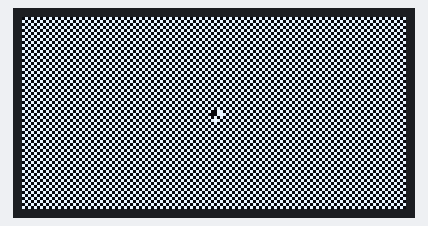
This sketch was run on a simulated Arduino Nano, built with avr-gcc and run on an emulated ATmega328P. Shown: 128×64 one-colour display. The display library's start-up logo is not drawn.

Above: at 2.9 s.
At 4.5 s:
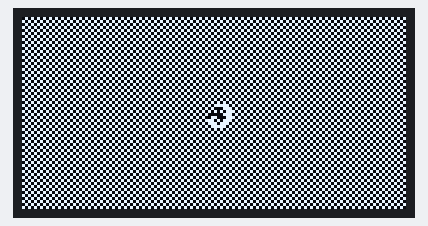
At 7.6 s:
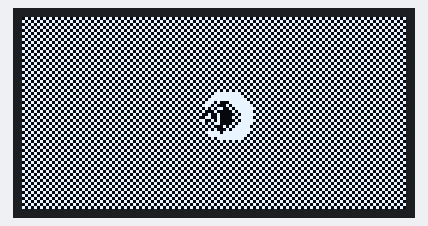
At 11.8 s:
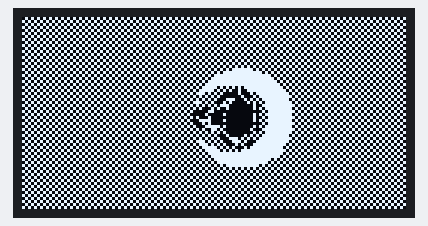
At 26.8 s:
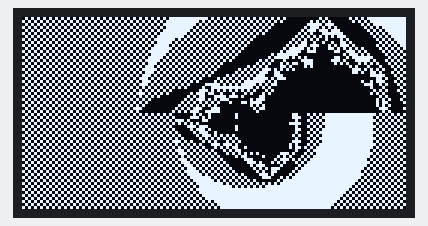
At 32.7 s:
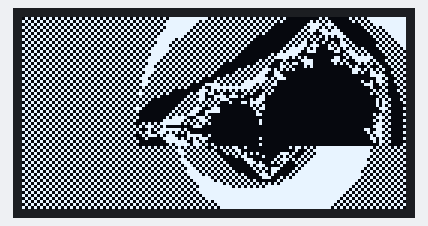

Measured:
- what the display in image 4 shows lasts 0.5 s, from 26.8 s to 27.3 s

The sketch:

OledMandelbrot.ino
```cpp
#include <Wire.h>
#include <Adafruit_GFX.h>
#include <Adafruit_SSD1306.h>

#define OLED_RESET 4
Adafruit_SSD1306 display(OLED_RESET);


int accX = A3;
int accY = A6;
int accZ = A7;

int maxIter = 100;
float maxQuadrat = 4;

float mcx = -1.23679281079116;
float mcy = -0.159552232089318;
float zoom = 0.96;//0.03;


void setup()   {


  display.begin(SSD1306_SWITCHCAPVCC, 0x3c); //initialize I2C addr 0x3c
  display.display();

  pinMode(accX, INPUT);
  pinMode(accY, INPUT);
  pinMode(accZ, INPUT);

  delay(100);
  display.clearDisplay();
}

void loop() {

  float cy = mcy - (zoom * 32);
  float cx;
  for (int py = 0; py < 64; py++) {
    cx = mcx - (zoom * 63);
    for (int px = 0; px < 128; px++) {
      int iter = 0;
      float quadrat = 0;
      float x = 0;
      float y = 0;
      float tx = 0;
      float ty = 0;
      while ((quadrat <= maxQuadrat) & (iter < maxIter)) {
        tx = (x * x) - (y * y) + cx;
        ty = (2 * x * y) + cy;
        x = tx;
        y = ty;
        iter++;
        quadrat = (x * x) + (y * y);
      }
      if (iter >= maxIter) {
        iter = 100;
      } else {
        iter = iter % 4;
      }
      if ((iter == 0) | (iter == 100)) {
        display.drawPixel(px, py, BLACK);
      }
      if (iter == 2) {
        display.drawPixel(px, py, WHITE);
      }
      if ((iter == 1) | (iter == 3)) {
        display.drawPixel(px, py, ((px % 2) == 0) ^ ((py % 2) == 0));
      }

      cx = cx + zoom;
    }

    cy = cy + zoom;
    display.display();
  }


  zoom = zoom * 0.5;


}
```
